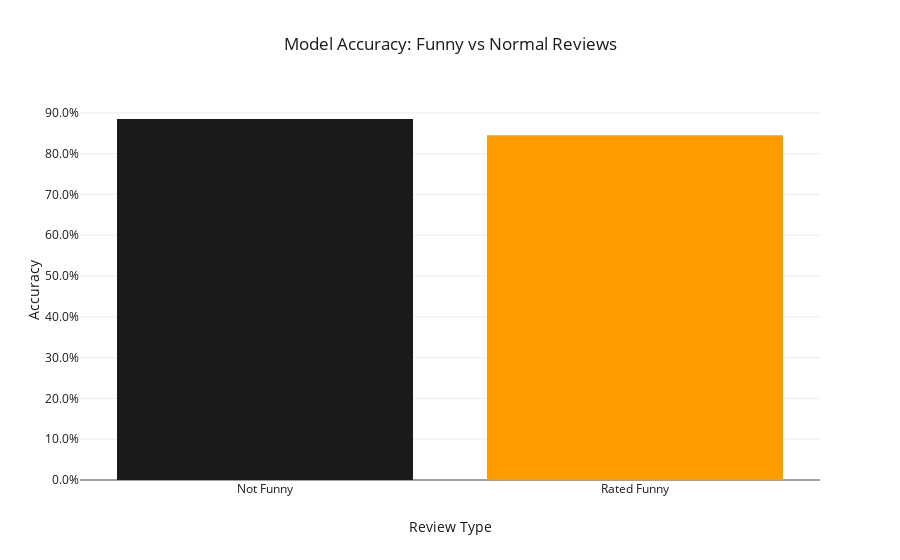

Write notebook code for a chart like this one.
### Markdown cell above
## Insight 5: The Impact of "Funny" Reviews
Are reviews voted as "Funny" harder to predict? These reviews often contain sarcasm, ASCII art, or jokes.

### Code cell
# Binning votes_funny
df['is_funny'] = df['votes_funny'] > 0
accuracy_funny = df.groupby('is_funny')['is_correct'].mean().reset_index()
accuracy_funny['is_funny_str'] = accuracy_funny['is_funny'].map({True: 'Rated Funny', False: 'Not Funny'})

fig = px.bar(
    accuracy_funny,
    x='is_funny_str',
    y='is_correct',
    title='Model Accuracy: Funny vs Normal Reviews',
    color='is_funny_str',
    color_discrete_map={
        'Rated Funny': asiimov_colors['orange'],
        'Not Funny': asiimov_colors['black']
    }
)

fig.update_layout(
    xaxis_title="Review Type",
    yaxis_title="Accuracy",
    yaxis_tickformat='.1%',
    showlegend=False
)

fig.show()

### Figure 1 — Plotly figure (JSON) as saved in the notebook; plotly's stock layout.template omitted (floating-point values rounded to 4 significant figures)
{"data": [{"hovertemplate": "is_funny_str=%{x}<br>is_correct=%{y}<extra></extra>", "legendgroup": "Not Funny", "marker": {"color": "#1a1a1a", "pattern": {"shape": ""}}, "name": "Not Funny", "orientation": "v", "showlegend": true, "textposition": "auto", "type": "bar", "x": ["Not Funny"], "xaxis": "x", "y": [0.8849], "yaxis": "y"}, {"hovertemplate": "is_funny_str=%{x}<br>is_correct=%{y}<extra></extra>", "legendgroup": "Rated Funny", "marker": {"color": "#ff9d00", "pattern": {"shape": ""}}, "name": "Rated Funny", "orientation": "v", "showlegend": true, "textposition": "auto", "type": "bar", "x": ["Rated Funny"], "xaxis": "x", "y": [0.8451], "yaxis": "y"}], "layout": {"barmode": "relative", "legend": {"title": {"text": "is_funny_str"}, "tracegroupgap": 0}, "showlegend": false, "title": {"text": "Model Accuracy: Funny vs Normal Reviews"}, "xaxis": {"anchor": "y", "categoryarray": ["Not Funny", "Rated Funny"], "categoryorder": "array", "domain": [0, 1], "title": {"text": "Review Type"}}, "yaxis": {"anchor": "x", "domain": [0, 1], "tickformat": ".1%", "title": {"text": "Accuracy"}}}}
